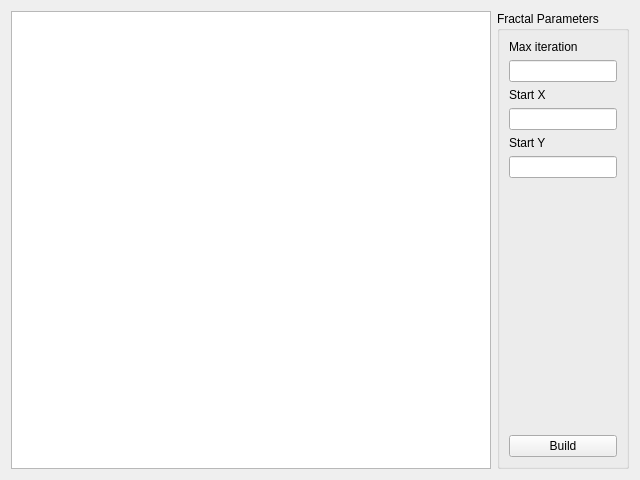
<?xml version="1.0" encoding="UTF-8"?>
<ui version="4.0">
 <class>Form</class>
 <widget class="QWidget" name="Form">
  <property name="geometry">
   <rect>
    <x>0</x>
    <y>0</y>
    <width>640</width>
    <height>480</height>
   </rect>
  </property>
  <property name="windowTitle">
   <string>Form</string>
  </property>
  <layout class="QHBoxLayout" name="horizontalLayout">
   <item>
    <layout class="QGridLayout" name="gridLayout_2">
     <item row="0" column="1">
      <widget class="QGroupBox" name="groupBox">
       <property name="title">
        <string>Fractal Parameters</string>
       </property>
       <layout class="QHBoxLayout" name="horizontalLayout_2">
        <item>
         <layout class="QVBoxLayout" name="verticalLayout_2">
          <item>
           <widget class="QLabel" name="label">
            <property name="text">
             <string>Max iteration</string>
            </property>
           </widget>
          </item>
          <item>
           <widget class="QLineEdit" name="iter_num_ledit">
            <property name="enabled">
             <bool>true</bool>
            </property>
            <property name="sizePolicy">
             <sizepolicy hsizetype="Fixed" vsizetype="Fixed">
              <horstretch>0</horstretch>
              <verstretch>0</verstretch>
             </sizepolicy>
            </property>
           </widget>
          </item>
          <item>
           <widget class="QLabel" name="label_2">
            <property name="text">
             <string>Start X</string>
            </property>
           </widget>
          </item>
          <item>
           <widget class="QLineEdit" name="start_x_ledit">
            <property name="enabled">
             <bool>true</bool>
            </property>
            <property name="sizePolicy">
             <sizepolicy hsizetype="Fixed" vsizetype="Fixed">
              <horstretch>0</horstretch>
              <verstretch>0</verstretch>
             </sizepolicy>
            </property>
           </widget>
          </item>
          <item>
           <widget class="QLabel" name="label_3">
            <property name="text">
             <string>Start Y</string>
            </property>
           </widget>
          </item>
          <item>
           <widget class="QLineEdit" name="start_y_ledit">
            <property name="enabled">
             <bool>true</bool>
            </property>
            <property name="sizePolicy">
             <sizepolicy hsizetype="Fixed" vsizetype="Fixed">
              <horstretch>0</horstretch>
              <verstretch>0</verstretch>
             </sizepolicy>
            </property>
           </widget>
          </item>
          <item>
           <spacer name="verticalSpacer">
            <property name="orientation">
             <enum>Qt::Vertical</enum>
            </property>
            <property name="sizeHint" stdset="0">
             <size>
              <width>20</width>
              <height>40</height>
             </size>
            </property>
           </spacer>
          </item>
          <item>
           <widget class="QPushButton" name="pushButton">
            <property name="text">
             <string>Build</string>
            </property>
           </widget>
          </item>
         </layout>
        </item>
       </layout>
      </widget>
     </item>
     <item row="0" column="0">
      <widget class="DrawBoard" name="graphicsView"/>
     </item>
    </layout>
   </item>
  </layout>
 </widget>
 <customwidgets>
  <customwidget>
   <class>DrawBoard</class>
   <extends>QGraphicsView</extends>
   <header>drawboard</header>
  </customwidget>
 </customwidgets>
 <resources/>
 <connections/>
</ui>
